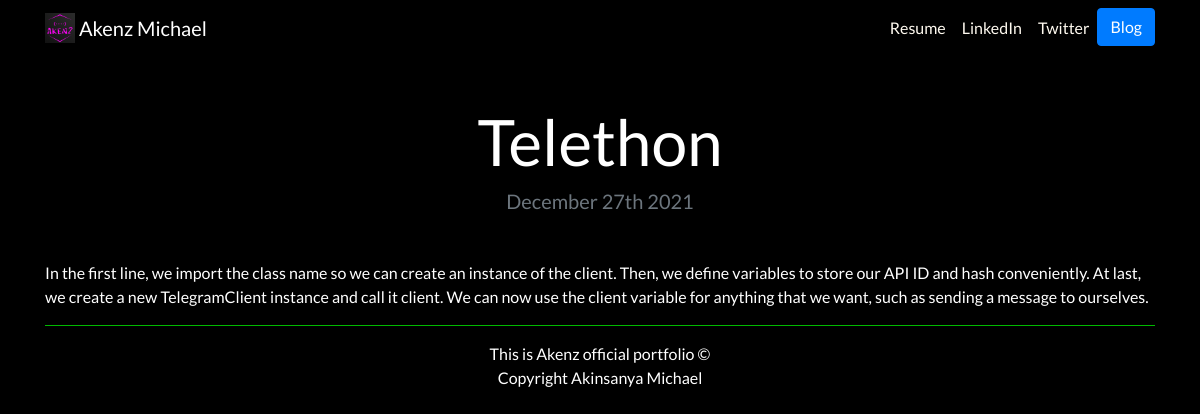
The page /blog/6/ on the database its author committed.
### blog/models.py (models this page shows, shortened)
class Blog(models.Model):
    title = models.CharField(max_length=200)
    body = models.TextField(default='')
    date = models.DateField('')

### blog/views.py (the view)
# urls.py: path('<int:blog_id>/', views.detail, name='detail'),
def detail(request, blog_id):
    blog = get_object_or_404(Blog, pk=blog_id)
    return render(request, 'blog/detail.html', {'blog': blog})

### blog/templates/blog/detail.html
{% extends 'portfolio/base.html' %}
{% block content%}
<h1 class="text-center mt-5" id="blogdetailtitle">{{ blog.title }}</h1>
<h5 class="text-center text-muted mb-5">{{ blog.date|date:'F jS Y' }}</h5>
{{ blog.body|safe }}
{% endblock %}

### portfolio/static/portfolio/style.css (style rules this page uses)
body { font-family: 'Lato', sans-serif; background-color: black; color: white; }
@media (min-width: 200px) { #blogdetailtitle { font-size: 4rem; } }

### rows shown on the page
Blog: title "Telethon", date "December 27th 2021", body "In the first line, we import the class name so we can create an instance of the client. Then, we define variables to store our API ID and hash conveniently. At last, we create a new TelegramClient instance and call it client. We can now use the client variable for anything that we want, such as sending a message to ourselves."
